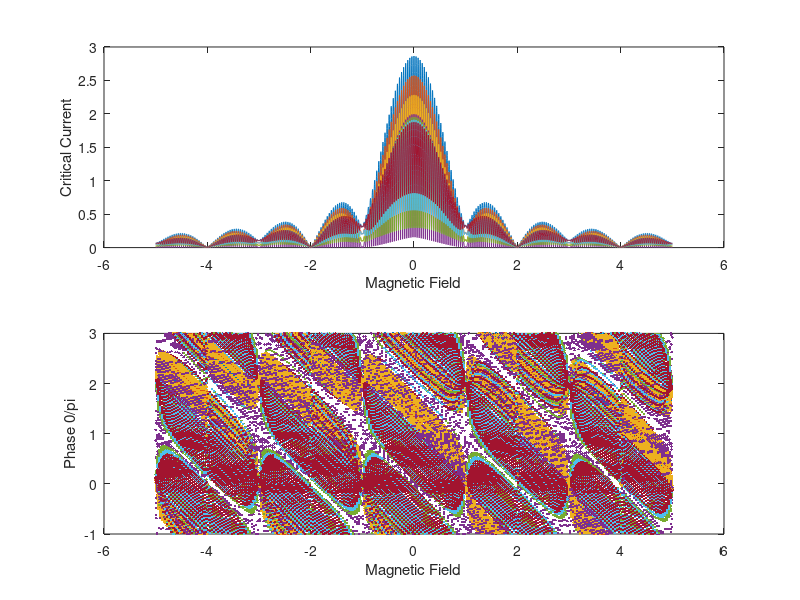

This chart was generated by the following MATLAB code:
%Explanation of base program

%The program splits a squid into two junctions that have xmax discrete sections.  Each
%section has a supercurrent density, and a phase difference that is
%contributed to by the field (PhaseF) in the junction, the field in the squid loop,
%and an arbitrary phase set at x=1 %called Phase1.  These phase factors are 
%all summed along the junction to determine the local phase difference 
%across the junction at each point.  For each value of field and Phase1 the
%supercurrent at each point is calculated and the net supercurrent (sum 
%along the junction and then the sum of the two junctions together)
%is calcualted to find the supercurrent carried at that phase and that
%field.  To find the maximum supercurrent for a given field, the max of
%that vector is taken for that field value.  The minimum can be calculated 
%to find the negative critical current.  Both of these can be plotted 
%against the magnetic field that is applied.  This is the exact measurment 
%of the critical current vs field that we do in the lab.

%This version adds the ability to add several realistic features of squids

% Critical Current Asymmetry
% Junction Area Asymmetry
% Critical Current density variation along each junction
% Squid Loop size variation
% Changes in the field scan range



%Abreviations used
%Junction=Junc
%Super Current = SCur or just SC
%Step Size = SS sufix
%Width = Wid
%Length = Len
%Magnitude = Mag


%% Clearing memory and input screen

clear;
clc;
close all;

%% Defining the Parameters of the Simulaiton

    %Dividing the Junctions up into discrete sections
        xmax1=51;
        xmax2=52;
        x1(:,1)=(1:xmax1);
        x2(:,1)=(1:xmax2);

    %Critical Current Magnitudes
        SCurrentMag1=1;
        SCurrentMag2=1;

        SCurNoiseMag1=.01;
        SCurNoiseMag2=.01;
              
    %Junction Area Dimensions
        JuncWid1=1;
        JuncLen1=1;

        JuncWid2=1;
        JuncLen2=1;
        
    %Setting Squid Loop Parameers
        LoopWid=5;
        LoopLen=5;
        
%Setting up Loop Parameters
        
    %Phase Loop parameters
        p=1;
        pmax=203;
        Phase0Min=-pi;
        Phase0Max=3*pi;
            
    %Field Parameters
        f=1;
        fmax=5004;
        FieldMin=-5;
        FieldMax=5;
        
    %Stepping through a parameter
        j=1;
        jmax=7;
        AlphaMin=-.5;
        AlphaMax=.5;


%Calculating Critical Current Densities
    JuncArea1=JuncWid1*JuncLen1;
    JuncArea2=JuncWid2*JuncLen2;
    LoopArea=LoopWid*LoopLen;
    
    SCurNoise1=SCurNoiseMag1*(2*rand(xmax1,1)-1);
    SCurNoise2=SCurNoiseMag2*(2*rand(xmax2,1)-1);
 
    SCurDen1=ones(xmax1,1)*SCurrentMag1/xmax1+SCurNoise1/xmax1;
    SCurDen2=ones(xmax2,1)*SCurrentMag2/xmax2+SCurNoise2/xmax2;

%Pre Allocating memory to the arrays (should decrease runtime)
Phase0=zeros(1,pmax);
Field=zeros(1,fmax);
FluxinJunc1=zeros(1,fmax);
FluxinJunc2=zeros(1,fmax);
FluxinLoop=zeros(1,fmax);

PhaseFDen1=zeros(1,fmax); %Phase from field in Junction 1
PhaseFDen2=zeros(1,fmax); %Phase from field in Junction 2
PhaseFL=zeros(1,fmax); %Phase from field in the Squid Loop


SCurrent1=zeros(xmax1,pmax,fmax);
SCurrent2=zeros(xmax2,pmax,fmax);
SCurrentNet=zeros(1,pmax);

MaxSCurrentNet=zeros(jmax,fmax);
MinSCurrentNet=zeros(jmax,fmax);
IndexMaxSC=zeros(jmax,fmax);
IndexMinSC=zeros(jmax,fmax);
Phase0MaxSC=zeros(jmax,fmax);
Phase0MinSC=zeros(jmax,fmax);

%% Loops for running the simulation Meat of the Simulation


%Changing a Parameter of the plot
AlphaSS =(AlphaMax-AlphaMin)/(jmax-1);
AlphaV= AlphaMin:AlphaSS:AlphaMax;

for j=1:jmax;
    
    Alpha=AlphaV(j);
 
    %Field Contribution to the Phase 
    %Define the Field ForLoop setp size, then run the Field for ForLoop
    FieldSS=(FieldMax-FieldMin)/(fmax-1);
    for f=1:fmax

        Field(f)=FieldMin+(f-1)*FieldSS;


        PhaseF1=2*pi*Field(f)*JuncArea1;
        PhaseF2=2*pi*Field(f)*JuncArea2;
        PhaseFL=2*pi*Field(f)*LoopArea;

        PhaseFDen1=PhaseF1*x1/xmax1;
        PhaseFDen2=PhaseF2*x2/xmax2;

        %Phase0 ForLoop of externally set phase 
        %Define the Phase0 setp size, then run the ForLoop
            
            Phase0SS=(Phase0Max-Phase0Min)/(pmax-1);
            Phase0=(Phase0Min:Phase0SS:Phase0Max);
            PhaseNorm=Phase0/(2*pi);
                        
        %Calculating the local Phase Drop across each junction
            PhaseDrop1=ones(xmax1,1)*Phase0+PhaseFDen1*ones(1,pmax);
            PhaseDrop2=ones(xmax2,1)*Phase0+PhaseFL.*ones(xmax2,pmax)+PhaseFDen2*ones(1,pmax);
         
        
        %Calculating the Super Current 
            SCurrent1=SCurDen1*ones(1,pmax).*((1-Alpha).*sin(PhaseDrop1)+(Alpha.*sin(PhaseDrop1/2)));
            SCurrent2=SCurDen2*ones(1,pmax).*sin(PhaseDrop2);
            
            SCurrentNet=sum(SCurrent1)+sum(SCurrent2);
        
            
        %Recording the Maximum Super Current and its index in "p"
        [MaxSCurrentNet(j,f),IndexMaxSC(j,f)]=max(SCurrentNet);  
        [MinSCurrentNet(j,f),IndexMinSC(j,f)]=min(SCurrentNet);
        %Recording the Phase0 of the Maximum Super Current
        Phase0MaxSC(j,f)=Phase0(IndexMaxSC(j,f));
        Phase0MinSC(j,f)=Phase0(IndexMinSC(j,f));
        
     end

end
hold on; 
subplot(2,1,1);
plot(Field,MaxSCurrentNet)

% hold on; 
% subplot(2,1,1); 
% plot(Field,MinSCurrentNet)
xlabel('Magnetic Field'); ylabel('Critical Current');


hold on; subplot(2,1,2); plot(Field,Phase0MaxSC/pi,'.')
hold on; subplot(2,1,2); plot(Field,Phase0MinSC/pi,'.')
xlabel('Magnetic Field'); ylabel('Phase 0/pi');
